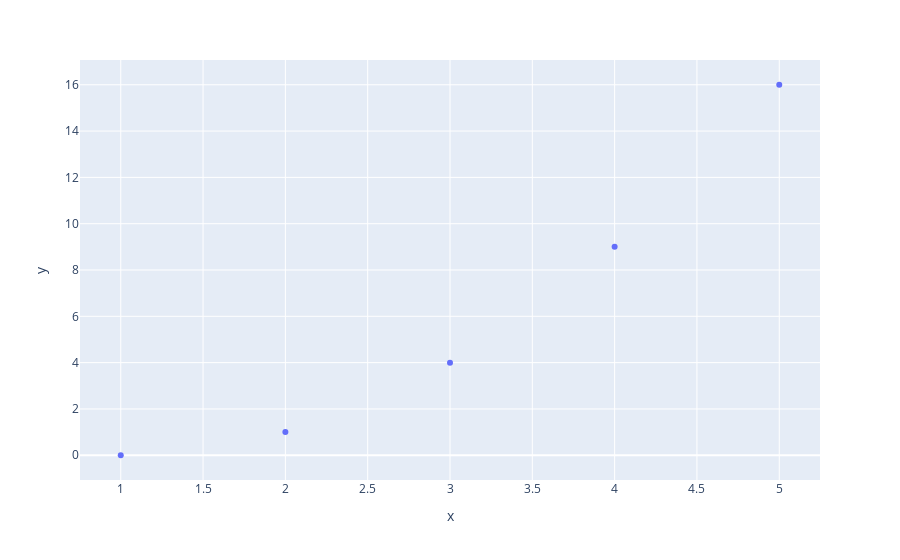

Notebook cell for this chart:
### Markdown cell above
Ploting (5.2)

### Code cell
import plotly.express as px
fig = px.scatter(x=[1, 2 , 3 , 4 , 5], y=[0, 1, 4, 9, 16])
fig.show()

### Figure 1 — Plotly figure (JSON) as saved in the notebook; plotly's stock layout.template omitted (floating-point values rounded to 4 significant figures)
{"data": [{"hovertemplate": "x=%{x}<br>y=%{y}<extra></extra>", "legendgroup": "", "marker": {"color": "#636efa", "symbol": "circle"}, "mode": "markers", "name": "", "orientation": "v", "showlegend": false, "type": "scatter", "x": [1, 2, 3, 4, 5], "xaxis": "x", "y": [0, 1, 4, 9, 16], "yaxis": "y"}], "layout": {"legend": {"tracegroupgap": 0}, "margin": {"t": 60}, "xaxis": {"anchor": "y", "domain": [0, 1], "title": {"text": "x"}}, "yaxis": {"anchor": "x", "domain": [0, 1], "title": {"text": "y"}}}}
